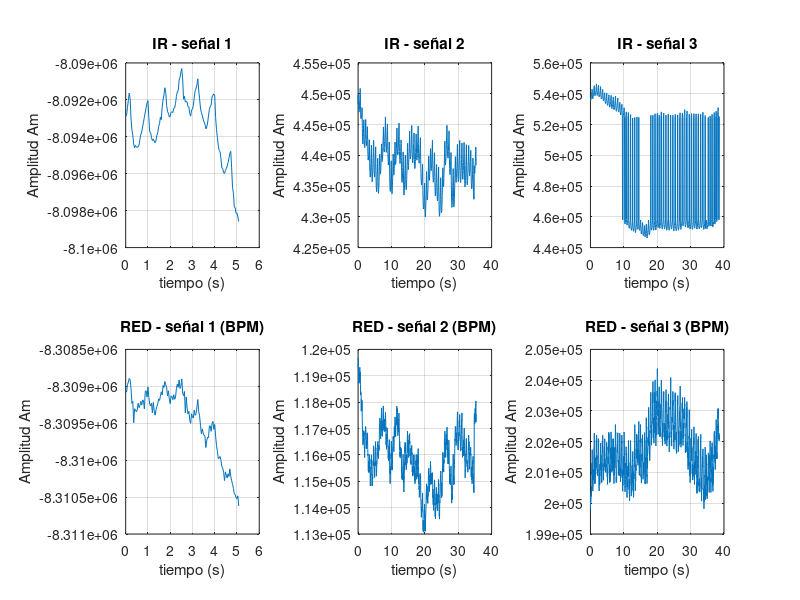

This figure's MATLAB source:
%%%%%%%%%%%%%%% P5 de DSP's: "GEN... %%%%%%%%%%%%%%%%
%                                DE UNA ..."                   %
% Implementar un sistema ,
% sobre una señal.
%%%%%%%%%%%%%%%%%%%%%%%%%%%%%%%%%%%%%%%%%%%%%%%%%%%%%%%%%%%%%%%%%%%%%%%%%%%

clear all;
close all;

%%%%%%%%%%%%%%%%%%%%%%%%%%%%%%%%  DEFINES  %%%%%%%%%%%%%%%%%%%%%%%%%%%%%%%%

%%%%%%%%%%%%%%%%%%%%%%%%%%%%%%%%%%%%%%%%%%%%%%%%%%%%%%%%%%%%%%%%%%%%%%%%%%%



%%%%%%%%%%%%% Lectura de los  3 archivos .mat proporcionados %%%%%%%%%%%%%%  
%%%%%%%%%%%%%%    con sus 3 variables: fs,  x_ir  y  x_red  %%%%%%%%%%%%%%%
Struct_oxi1 = load('oxi1.mat');
Struct_oxi2 = load('oxi2.mat');
Struct_oxi3 = load('oxi3.mat');

Fs = Struct_oxi1.fs;
fprintf('Valor de frecuencia de muestreo: ');	disp(Fs);

sizeOxi1 = length(Struct_oxi1.x_ir);      % Es igual a: x_red
sizeOxi2 = length(Struct_oxi2.x_ir);      % Es igual a: x_red
sizeOxi3 = length(Struct_oxi3.x_ir);      % Es igual a: x_red

fprintf('Tamaño del arreglo Oxi1:  ');      disp(sizeOxi1);
fprintf('Tamaño del arreglo Oxi2:  ');      disp(sizeOxi2);
fprintf('Tamaño del arreglo Oxi3:  ');      disp(sizeOxi3);

step = 1/Fs;          % Paso de tiempo de 1/25Hz = 40ms
t1 = 0:step:(step*(sizeOxi1-1)); % Duración de n muestras en segundos: Oxi1
t2 = 0:step:(step*(sizeOxi2-1)); % Duración de n muestras en segundos: Oxi2
t3 = 0:step:(step*(sizeOxi3-1)); % Duración de n muestras en segundos: Oxi3
%%%%%%%%%%%%%%%%%%%%%%%%%%%%%%%%%%%%%%%%%%%%%%%%%%%%%%%%%%%%%%%%%%%%%%%%%%%






%%%%%%%%%%%%%%%%%%%%%%%%%%%%%%%%%%%%%%%%%%%%%%%%%%%%%%%%%%%%%%%%%%%%%%%%%%%
% Se GRAFICA las salidas de cada uno de los 3 archivos originales
figure(1);  % Grafica de la señal orginal de cada archivo
subplot(2, 3, 1) % Varias Graficas (2 filas, 3 columnas, 1ra posición)
plot(t1,Struct_oxi1.x_ir)  % Señal original: Oxi1
title('IR - señal 1') % Titulo del gráfico
xlabel('tiempo (s)') % Nombre del eje X
ylabel('Amplitud Am')% Nombre del eje Y
grid on % Cuadrícula Activada

subplot(2, 3, 4) % Varias Graficas (2 filas, 3 columnas, 4ta posición)
plot(t1,Struct_oxi1.x_red)  % Señal original: Oxi1
title('RED - señal 1 (BPM)') % Titulo del gráfico
xlabel('tiempo (s)') % Nombre del eje X
ylabel('Amplitud Am')% Nombre del eje Y
grid on % Cuadrícula Activada

subplot(2, 3, 2) % Varias Graficas (2 filas, 3 columnas, 2da posición)
plot(t2,Struct_oxi2.x_ir)  % Señal original: Oxi2
title('IR - señal 2') % Titulo del gráfico
xlabel('tiempo (s)') % Nombre del eje X
ylabel('Amplitud Am')% Nombre del eje Y
grid on % Cuadrícula Activada

subplot(2, 3, 5) % Varias Graficas (2 filas, 3 columnas, 5ta posición)
plot(t2,Struct_oxi2.x_red)  % Señal original: Oxi2
title('RED - señal 2 (BPM)') % Titulo del gráfico
xlabel('tiempo (s)') % Nombre del eje X
ylabel('Amplitud Am')% Nombre del eje Y
grid on % Cuadrícula Activada

subplot(2, 3, 3) % Varias Graficas (2 filas, 3 columnas, 3ra posición)
plot(t3,Struct_oxi3.x_ir)  % Señal original: Oxi3
title('IR - señal 3') % Titulo del gráfico
xlabel('tiempo (s)') % Nombre del eje X
ylabel('Amplitud Am')% Nombre del eje Y
grid on % Cuadrícula Activada

subplot(2, 3, 6) % Varias Graficas (2 filas, 3 columnas, 6ta posición)
plot(t3,Struct_oxi3.x_red)  % Señal original: Oxi3
title('RED - señal 3 (BPM)') % Titulo del gráfico
xlabel('tiempo (s)') % Nombre del eje X
ylabel('Amplitud Am')% Nombre del eje Y
grid on % Cuadrícula Activada
% - - - - - - - - - - - - - - - - - - - - - - - - - - - - - - - - - - - - %
